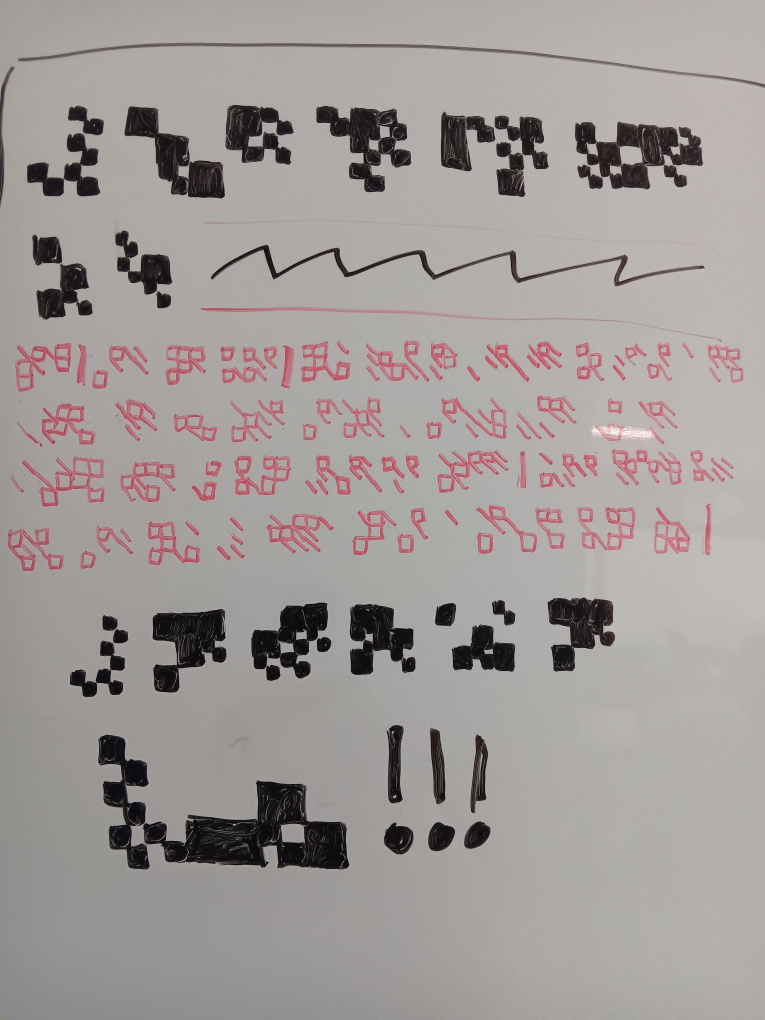
#> input picture spanish-class-checkerboard-cipher/pic1.jpeg, 3060 x 4080 px (shown at 1/4 size)
$ python noisy_decode.py ../pic1.jpeg
#> lines starting #> are read from the running program, lines starting #| are printed output that depends on the picture; after the words box and inside, x2 and y2 are one past the last pixel; in counts of white or black regions, pixels touching at a corner belong together
### spanish-class-checkerboard-cipher/scripts/red_decode.py
"""Ternary (3-row) reading of the red glyphs with the mapping found by scripts/decode_base3.py:
   cell: empty=0, stroke=1, square=2;  column value = top + 3*middle + 9*bottom;  1..26 = a..z, 0 = space.
Variants of the stroke->cell rasterization are compared by number of common English words recovered.
Run: /opt/homebrew/bin/python3.11 -I scripts/red_decode.py <corpus_dir>"""
import cv2, numpy as np, json, os, sys, collections, re, unicodedata
ROOT=os.path.dirname(os.path.dirname(os.path.abspath(__file__)))
CORP=sys.argv[1]
im=cv2.imread(os.path.join(ROOT,'pic1.jpeg'))
#> im is the input picture: shape (4080, 3060, 3); mean B, G, R 151.6, 153.6, 160.2
B,G,R=[im[:,:,i].astype(int) for i in range(3)]
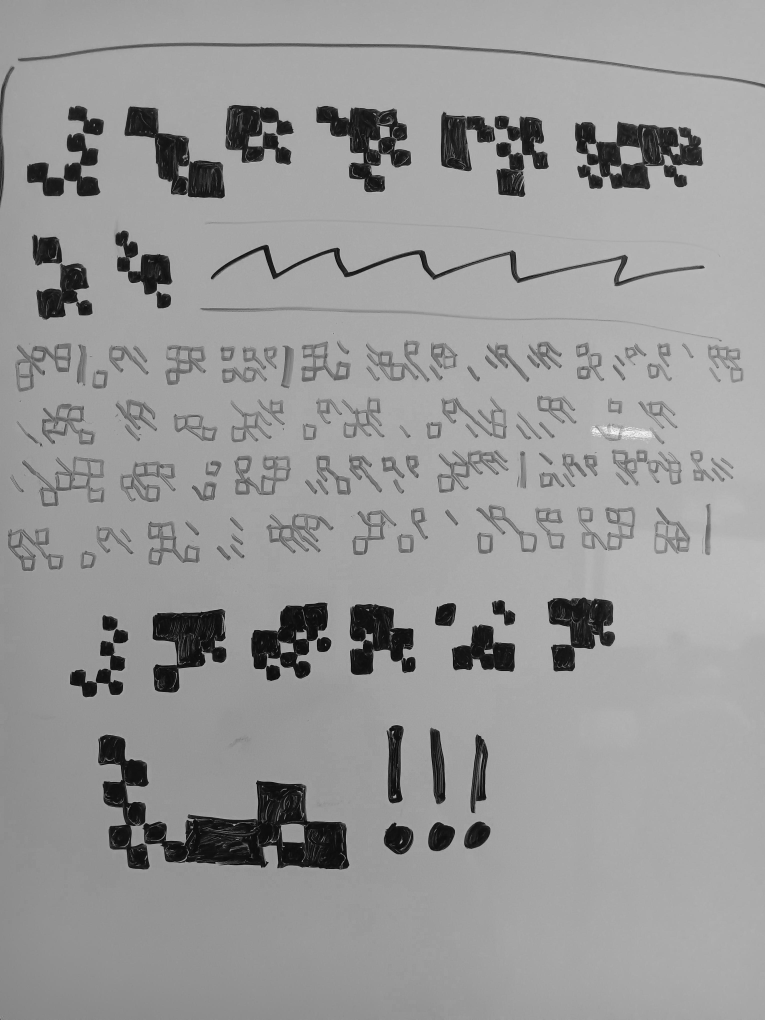
#> B: shape (4080, 3060) int64 (shown at 1/4 size); min 0, max 253, mean 151.6
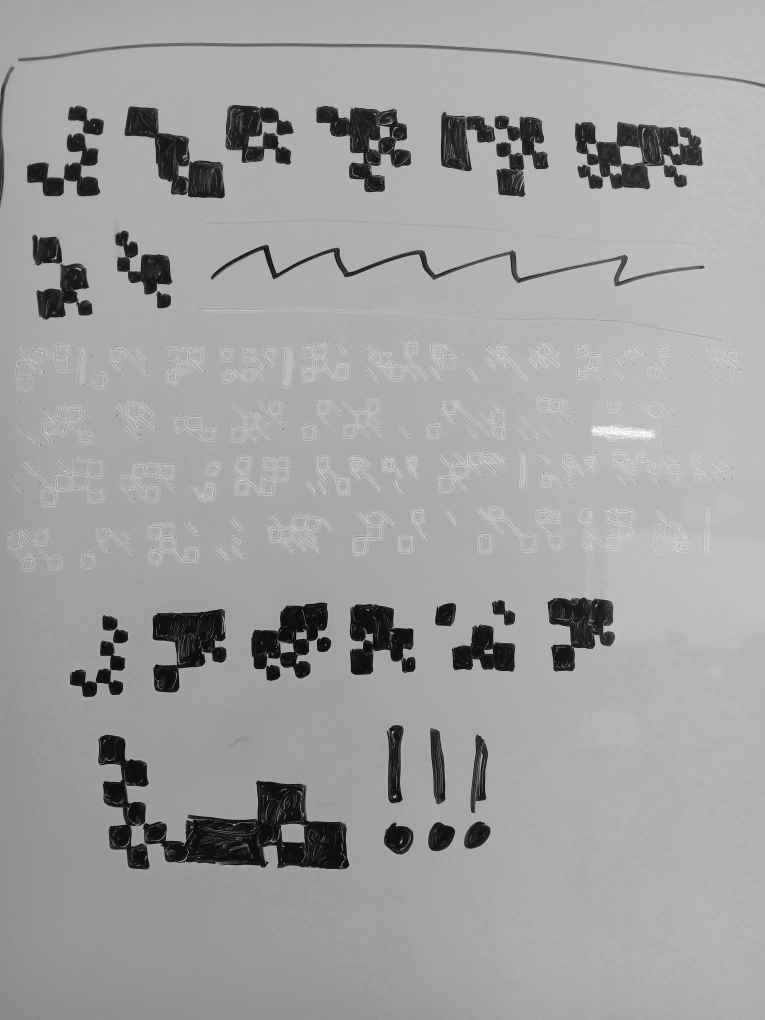
#> R: shape (4080, 3060) int64 (shown at 1/4 size); min 0, max 255, mean 160.2
red45=((R-G>45)&(R-B>20)).astype(np.uint8); red45[:1300]=0; red45[2330:]=0
#> after `red45 = ((R - G > 45) & (R - B > 20)).astype(np.uint8)`:
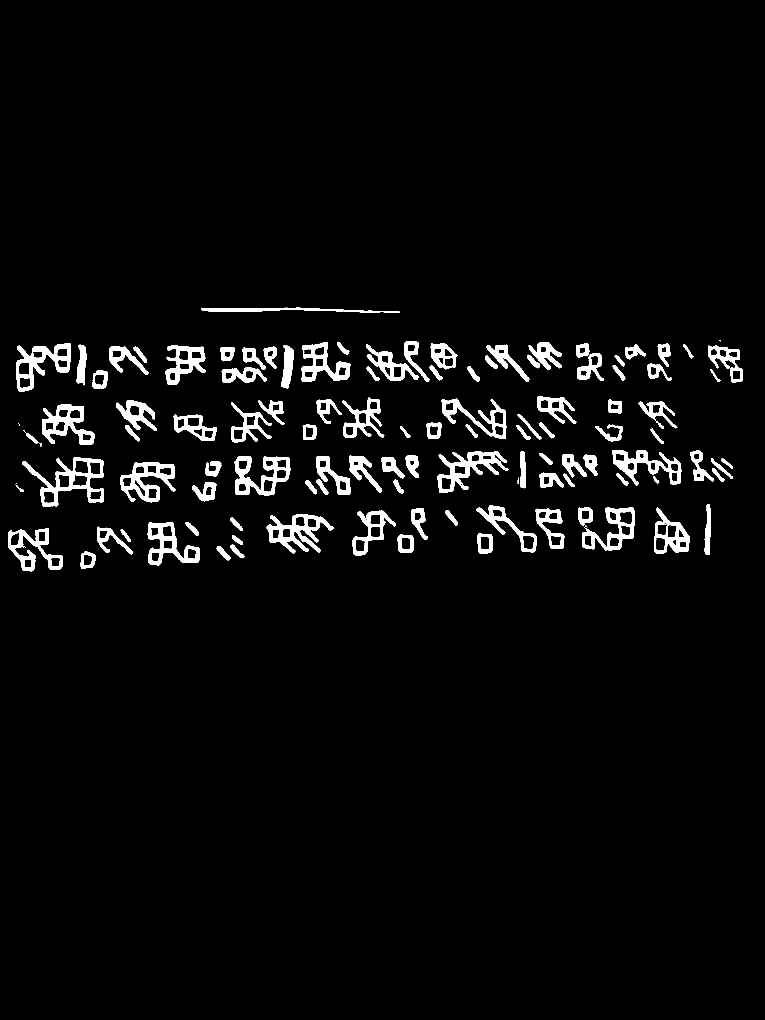
#> red45: shape (4080, 3060) (shown at 1/4 size); values 0 (black) and 1 (white), 3.7% white; 124 white regions (11 under 20 px), largest, box (x1, y1, x2, y2) and area: (90, 1829, 416, 2027) 17584, (1750, 1804, 2033, 1972) 15440, (1067, 2057, 1334, 2214) 15257
DIL=int(os.environ.get('DIL','25'))
d=cv2.dilate(red45,cv2.getStructuringElement(cv2.MORPH_RECT,(DIL,DIL)))
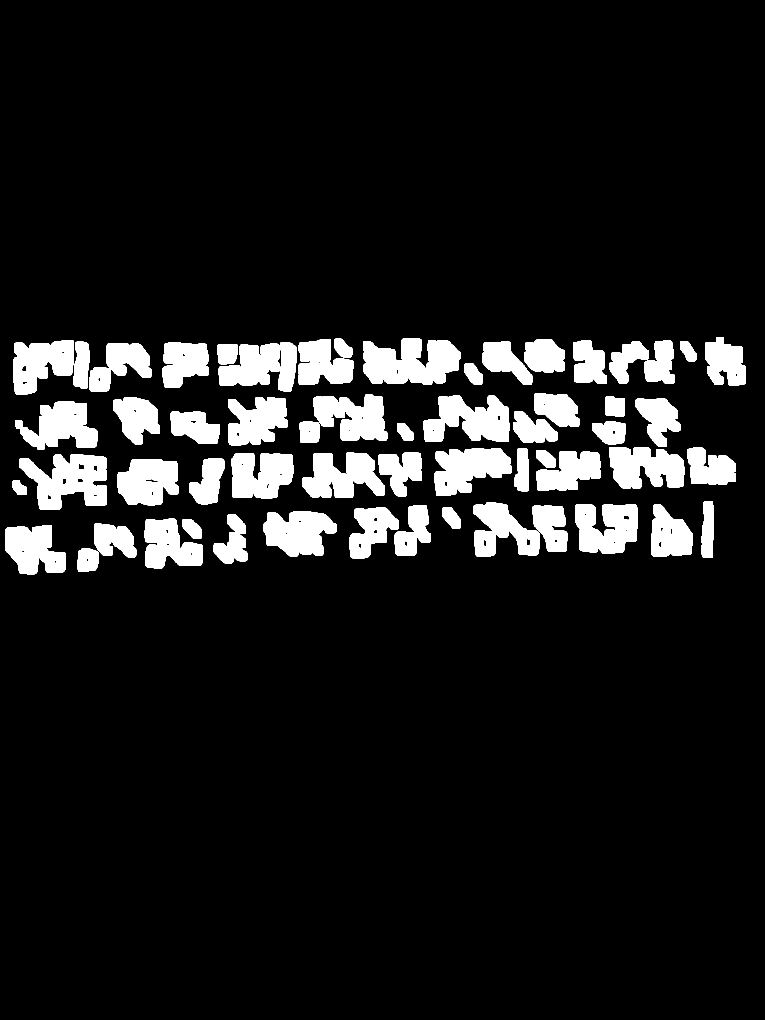
#> d: shape (4080, 3060) (shown at 1/4 size); values 0 (black) and 1 (white), 10.2% white; 60 white regions, largest, box (x1, y1, x2, y2) and area: (1453, 1354, 1841, 1539) 53327, (78, 1817, 428, 2039) 48505, (1694, 1582, 2038, 1768) 42117
n,lab,st,cen=cv2.connectedComponentsWithStats(d)
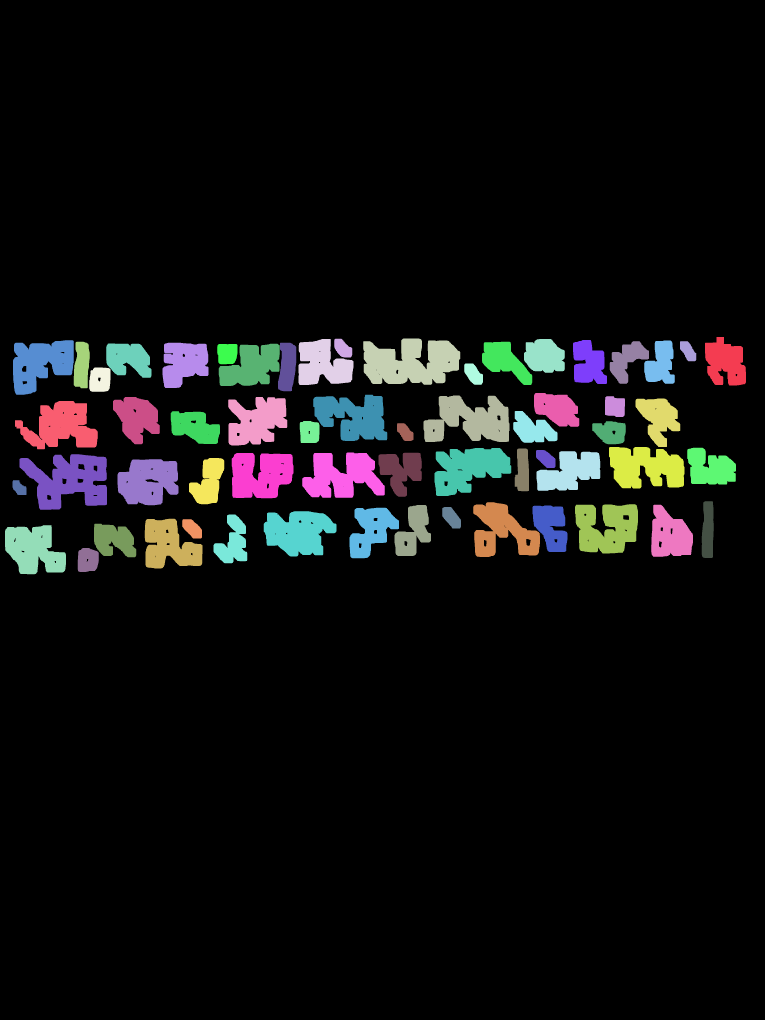
#> lab: shape (4080, 3060) int32 (shown at 1/4 size); 61 distinct labels, from 0 to 60; one colour per label, 0 black
#> n = 61; st = 61 rows, first 6: [0, 0, 3060, 4080, 11213073], [2820, 1348, 164, 194, 23230], [1337, 1355, 72, 75, 3856], [1453, 1354, 388, 185, 53327], [1194, 1356, 220, 184, 28579], [2096, 1356, 163, 135, 17873]; cen = 61 pairs, first value 76.61 to 2901.1, second value 1393.8 to 2240.3
#> (the run stopped early here; a loop or call above may not have finished)
